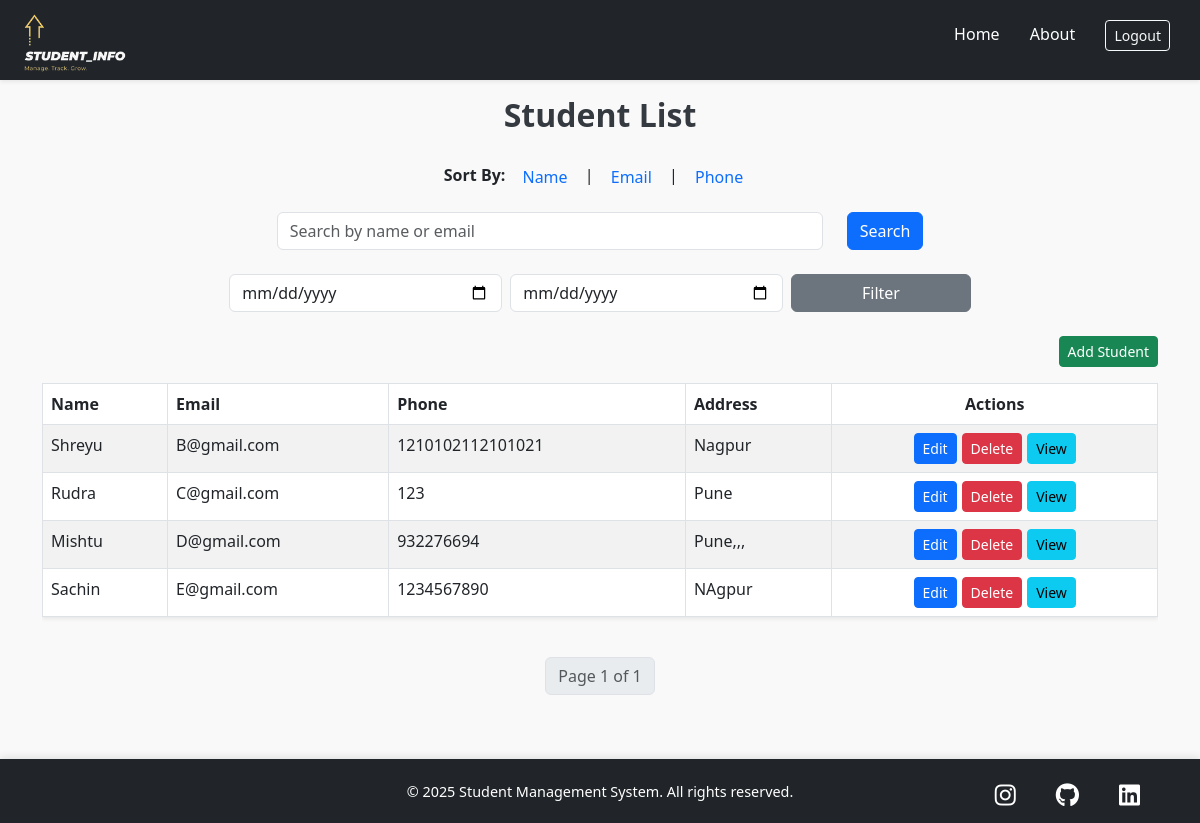
Screenshot of /home/?sort=email&q=&start_date=&end_date= (signed in) with the database file from the repository.
### studentapp/models.py (models this page shows, shortened)
class Student(models.Model):
    user = models.ForeignKey(User, on_delete=models.CASCADE)  # 👈 Add this line
    name = models.CharField(max_length=100)
    email = models.EmailField(unique=True)
    phone = models.CharField(max_length=15)
    address = models.TextField()
    enrollment_date = models.DateField(auto_now_add=True)

### studentapp/views.py (the view)
# urls.py: path('home/', views.home, name='home'),
@login_required
def home(request):
    query = request.GET.get('q', '')
    sort_by = request.GET.get('sort', 'name')
    start_date = request.GET.get('start_date', '')
    end_date = request.GET.get('end_date', '')
    students = Student.objects.filter(user=request.user)
    if query:
        students = students.filter(name__icontains=query) | students.filter(email__icontains=query)
    if start_date and end_date:
        students = students.filter(enrollment_date__gte=start_date, enrollment_date__lte=end_date)
    if sort_by == 'name':
        students = students.order_by('name')
    elif sort_by == 'email':
        students = students.order_by('email')
    elif sort_by == 'phone':
        students = students.order_by('phone')
    paginator = Paginator(students, 5)
    page_number = request.GET.get('page')
    page_obj = paginator.get_page(page_number)
    return render(request, 'home.html', {
        'page_obj': page_obj, 'query': query, 'sort_by': sort_by, 'start_date': start_date, 'end_date': end_date
    })

### studentapp/templates/home.html (shortened to what this page needs)
{% load static %}
<!DOCTYPE html>
<html lang="en">
<head>
    <link href="https://cdn.jsdelivr.net/npm/bootstrap@5.3.0/dist/css/bootstrap.min.css" rel="stylesheet">
    <link href="https://cdnjs.cloudflare.com/ajax/libs/font-awesome/6.0.0-beta3/css/all.min.css" rel="stylesheet">
    <link rel="stylesheet" href="/static/home.css">
</head>
<body>
    <header class="bg-dark text-white py-3 mb-4 shadow-sm">
        <div class="container d-flex justify-content-between align-items-center">
            <div class="d-flex align-items-center">
                <img src="{% static 'images/logo.png' %}" alt="Logo" class="logo">
            </div>
            <nav>
                <a href="{% url 'home' %}" class="text-white me-3 text-decoration-none">Home</a>
                <a href="{% url 'about' %}" class="text-white me-3 text-decoration-none">About</a>
                <a href="{% url 'logout' %}" class="btn btn-outline-light btn-sm">Logout</a>
            </nav>
        </div>
    </header>
    <div class="container mt-5 pt-5">
        <h2 class="mb-4 text-center">Student List</h2>
        <div class="mb-3 sort-filter text-center">
            <strong>Sort By:</strong>
            <a href="?sort=name&q={{ query }}&start_date={{ start_date }}&end_date={{ end_date }}"
                class="btn btn-link">Name</a> |
            <a href="?sort=email&q={{ query }}&start_date={{ start_date }}&end_date={{ end_date }}"
                class="btn btn-link">Email</a> |
            <a href="?sort=phone&q={{ query }}&start_date={{ start_date }}&end_date={{ end_date }}"
                class="btn btn-link">Phone</a>
        </div>
        <form method="GET" class="mb-4 row justify-content-center">
            <div class="col-md-6">
                <input type="text" name="q" class="form-control" value="{{ query }}"
                    placeholder="Search by name or email">
            </div>
            <div class="col-auto">
                <button type="submit" class="btn btn-primary">Search</button>
            </div>
        </form>
        <form method="GET" class="mb-4">
            <div class="row g-2 justify-content-center">
                <div class="col-md-3">
                    <input type="date" name="start_date" value="{{ start_date }}" class="form-control">
                </div>
                <div class="col-md-3">
                    <input type="date" name="end_date" value="{{ end_date }}" class="form-control">
                </div>
                <div class="col-md-2">
                    <button type="submit" class="btn btn-secondary w-100">Filter</button>
                </div>
            </div>
        </form>
        <div class="text-end mb-3">
            <a href="{% url 'add_student' %}" class="btn btn-success btn-sm">Add Student</a>
        </div>
        <div class="table-responsive">
            <table class="table table-bordered table-striped shadow-sm">
                <thead>
                    <tr>
                        <th>Name</th>
                        <th>Email</th>
                        <th>Phone</th>
                        <th>Address</th>
                        <th class="text-center">Actions</th>
                    </tr>
                </thead>
                <tbody>
                    {% for student in page_obj %}
                    <tr>
                        <td>{{ student.name }}</td>
                        <td>{{ student.email }}</td>
                        <td>{{ student.phone }}</td>
                        <td>{{ student.address }}</td>
                        <td>
                            <div class="action-buttons">
                                <a href="{% url 'edit_student' student.id %}"
                                    class="btn btn-primary btn-sm btn-action">Edit</a>
                                <a href="{% url 'delete_student' student.id %}"
                                    class="btn btn-danger btn-sm btn-action">Delete</a>
                                <a href="{% url 'student_detail' student.id %}"
                                    class="btn btn-info btn-sm btn-action">View</a>
                            </div>
                        </td>
                    </tr>
                    {% empty %}
                    <tr>
                        <td colspan="5" class="text-center">No students found.</td>
                    </tr>
                    {% endfor %}
                </tbody>
            </table>
        </div>
        <nav class="mt-4 d-flex justify-content-center">
            <ul class="pagination">
                <li class="page-item disabled">
                    <span class="page-link">Page {{ page_obj.number }} of {{ page_obj.paginator.num_pages }}</span>
                </li>
            </ul>
        </nav>
    </div>
    <footer class="bg-dark text-white text-center py-1 mt-5">
        <p class="mb-0">&copy; 2025 Student Management System. All rights reserved.</p>
        <div class="social-links mt-2">
            <a href="https://www.instagram.com/tushar_sune24" target="_blank" class="social-icon instagram"><i
                    class="fab fa-instagram"></i></a>
            <a href="https://github.com/tusharsune" target="_blank" class="social-icon github"><i
                    class="fab fa-github"></i></a>
            <a href="https://linkedin.com/in/tushar-sune-795035273" target="_blank" class="social-icon linkedin"><i
                    class="fab fa-linkedin"></i></a>
        </div>
    </footer>
</body>
</html>

### studentapp/static/home.css (style rules this page uses)
* { margin: 0; padding: 0; box-sizing: border-box; }
body { background: #f9f9f9; font-family: 'Segoe UI', Tahoma, Geneva, Verdana, sans-serif; display: flex; flex-direction: column; min-height: 100vh; }
.container { margin-top: 12vh; flex-grow: 1; }
h2 { color: #343a40; font-weight: bold; }
.btn { transition: all 0.25s ease-in-out; transform-origin: center; }
.table thead { background-color: #343a40; color: #fff; }
.sort-filter a.btn-link { font-weight: 500; text-decoration: none; }
.action-buttons { display: flex; gap: 5px; flex-wrap: wrap; justify-content: center; }
header { background-color: #343a40; color: white; padding: 1rem 0; height: 10vh; position: fixed; top: 0; width: 100%; z-index: 999; box-shadow: 0 2px 8px rgba(0, 0, 0, 0.2); }
header nav { position: absolute; right: 20px; top: 10px; text-align: center; margin-top: 10px; }
.logo { position: absolute; left: 15px; top: -17px; height: 15vh; }
header nav a { color: white; margin: 0 10px; font-weight: 500; transition: color 0.3s ease; text-decoration: none; }
footer { display: flex; justify-content: center; align-items: center; background-color: #343a40; color: #ffffff; padding: 0.5rem 0; box-shadow: 0 -2px 8px rgba(0, 0, 0, 0.1); position: relative; height: auto; min-height: 8vh; width: 100%; margin-top: auto; }
footer .social-links a { margin: 0 10px; }
footer p { font-size: 0.9rem; }
footer .social-links { margin-top: 10px; }
.social-links { position: absolute; right: 50px; bottom: 10px; display: flex; gap: 20px; }
.social-icon { font-size: 24px; color: white; text-decoration: none; transition: color 0.4s ease, transform 0.4s ease; }

### rows the page displays
Student: name "Shreyu", email "B@gmail.com", phone "1210102112101021", address "Nagpur"
Student: name "Rudra", email "C@gmail.com", phone "123", address "Pune"
Student: name "Mishtu", email "D@gmail.com", phone "932276694", address "Pune,,,"
Student: name "Sachin", email "E@gmail.com", phone "1234567890", address "NAgpur"

### other values shown
{{ page_obj.number }} "1"
{{ page_obj.paginator.num_pages }} "1"
